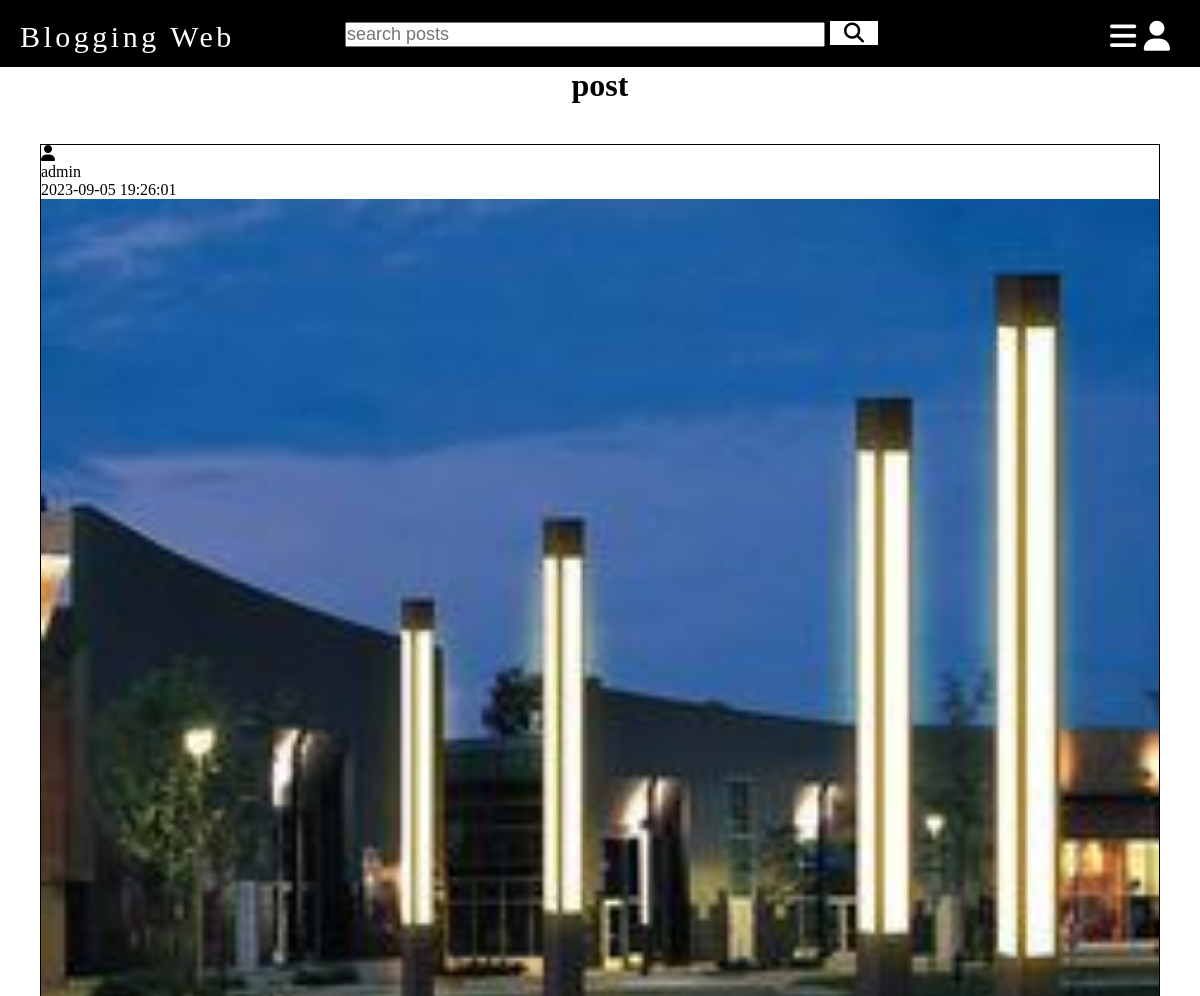
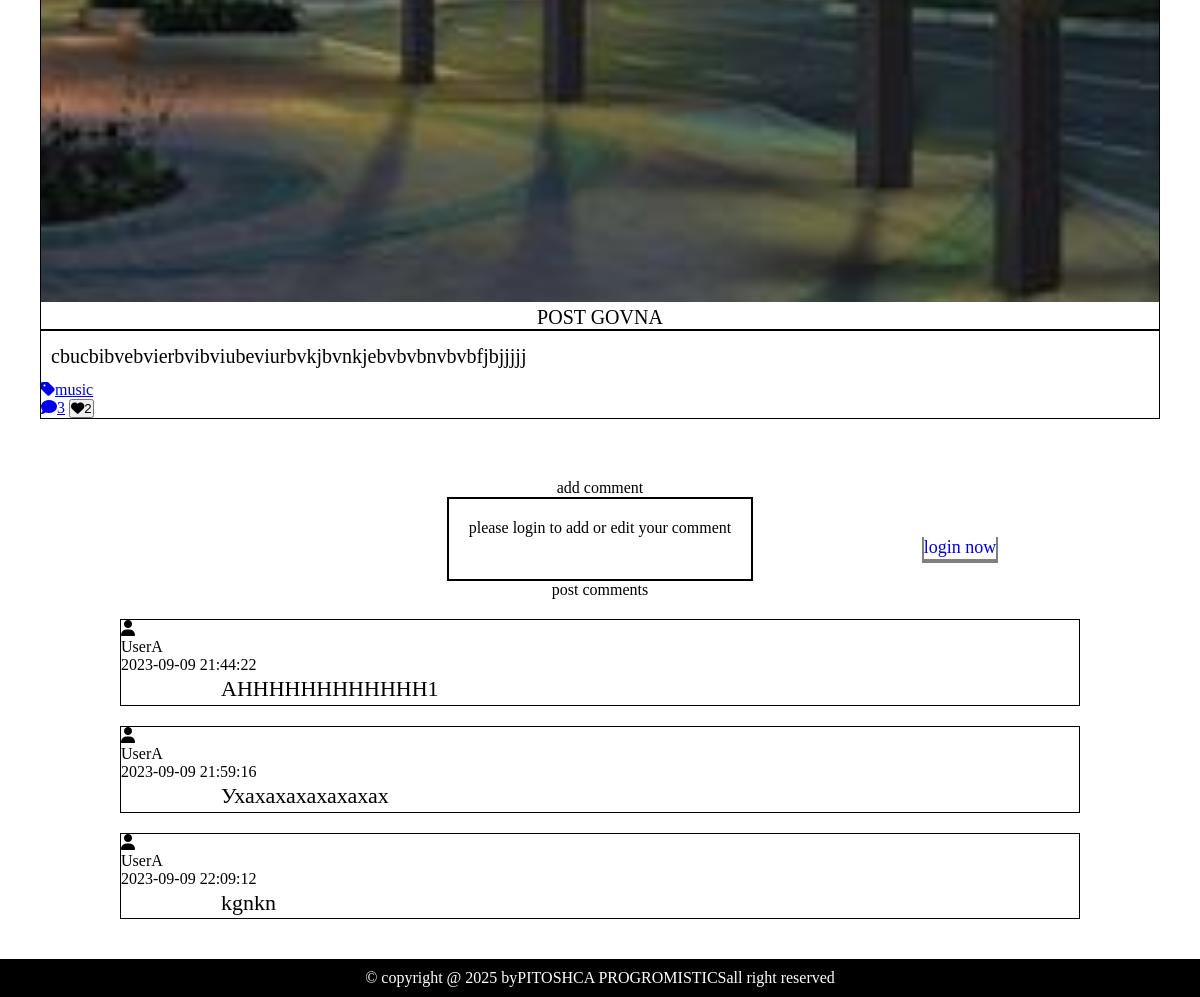
/view_post.php?post_id=9, run on the app's committed database (2 pictures, top to bottom).
### tables this page shows
CREATE TABLE `posts` (
  `id` int(100) NOT NULL,
  `admin_id` int(100) NOT NULL,
  `name` varchar(100) NOT NULL,
  `title` varchar(100) NOT NULL,
  `content` varchar(10000) NOT NULL,
  `category` varchar(50) NOT NULL,
  `image` varchar(100) NOT NULL,
  `date` datetime NOT NULL DEFAULT CURRENT_TIMESTAMP,
  `status` varchar(10) NOT NULL
);

CREATE TABLE `comments` (
  `id` int(100) NOT NULL,
  `post_id` int(100) NOT NULL,
  `admin_id` int(100) NOT NULL,
  `user_id` int(100) NOT NULL,
  `user_name` varchar(50) NOT NULL,
  `comment` varchar(1000) NOT NULL,
  `date` datetime NOT NULL DEFAULT CURRENT_TIMESTAMP
);

### view_post.php (the view, shortened to what this page needs)
<?php
include 'connect.php';
if(isset($_SESSION['user_id'])){
$user_id = $_SESSION['user_id'];
}else{
$user_id = '';
}
if(isset($_GET['post_id'])){
$get_id = $_GET['post_id'];
}else{
$get_id = '';
}
?>
<!DOCTYPE html>
<html lang="en">
<head>
</head>
<body>
<?php include 'user_header.php'; ?>
<h1 class="heading">post</h1>
<section class="posts-grid">
<?php
$select_posts = $conn->prepare("SELECT * FROM `posts` WHERE id = ? AND status = ?");
$select_posts->execute([$get_id, 'active']);
if($select_posts->rowCount() > 0){
while($fetch_posts = $select_posts->fetch(PDO::FETCH_ASSOC)){
$post_id = $fetch_posts['id'];
$count_posts_comments = $conn->prepare("SELECT * FROM `comments` WHERE post_id = ?");
$count_posts_comments->execute([$post_id]);
$total_post_comments = $count_posts_comments->rowCount();
$count_posts_likes = $conn->prepare("SELECT * FROM `likes` WHERE post_id = ?");
$count_posts_likes->execute([$post_id]);
$total_post_likes = $count_posts_likes->rowCount();
?>
<form action="" method="POST">
<div class="admin">
<i class="fas fa-user"></i>
<div class="admin-info">
<a href="author_posts.php?authors=<?= $fetch_posts['name'];?>"><?= $fetch_posts['name'];?></a>
<p><?= $fetch_posts['date'];?></p>
</div>
</div>
<?php
if($fetch_posts['image'] != ''){
?>
<img src="uploaded_img/<?= $fetch_posts['image']; ?>">
<?php
}
?>
<div class="title"><?= $fetch_posts['title']; ?></div>
<div class="content"><?= $fetch_posts['content']; ?></div>
<a class="category" href="category.php?category=<?= $fetch_posts['category']; ?>"><i class="fas fa-tag"></i><span><?= $fetch_posts['category']; ?></span></a>
<div class="cl">
<a href="view_post.php?post_id=<?= $post_id; ?>"><i class="fas fa-comment"></i><span><?= $total_post_comments; ?></span></a>
<button type="submit" name="like_post" ><i class="fas fa-heart"></i><span><?= $total_post_likes; ?></span></button>
</div>
</form>
<?php
}
}else{
echo '<p class="empty">no posts found</p>';
}
?>
</section>
<section class="comments">
   <p class="comment-title">add comment</p>
   <?php
      if($user_id != ''){
         $select_admin_id = $conn->prepare("SELECT * FROM `posts` WHERE id = ?");
         $select_admin_id->execute([$get_id]);
         $fetch_admin_id = $select_admin_id->fetch(PDO::FETCH_ASSOC);
   ?>
   <form action="" method="post" class="add-comment">
      <input type="hidden" name="admin_id" value="<?= $fetch_admin_id['admin_id']; ?>">
      <input type="hidden" name="user_name" value="<?= $fetch_profile['name']; ?>">
      <p class="user"><i class="fas fa-user"></i><a href="update.php"><?= $fetch_profile['name']; ?></a></p>
      <textarea name="comment" maxlength="1000" cols="30" rows="10" placeholder="write your comment" required></textarea>
      <input type="submit" value="add comment" class="inline-btn" name="add_comment">
   </form>
   <?php
   }else{
   ?>
   <div class="add-comment">
      <p>please login to add or edit your comment</p>
      <a href="login.php" class="inline-btn">login now</a>
   </div>
   <?php
      }
   ?>
   <p class="comment-title">post comments</p>
   <div class="user-comments-container">
      <?php
         $select_comments = $conn->prepare("SELECT * FROM `comments` WHERE post_id = ?");
         $select_comments->execute([$get_id]);
         if($select_comments->rowCount() > 0){
            while($fetch_comments = $select_comments->fetch(PDO::FETCH_ASSOC)){
      ?>
      <div class="show-comments" style="<?php if($fetch_comments['user_id'] == $user_id){echo 'order:-1;'; } ?>">
         <div class="comment-user">
            <i class="fas fa-user"></i>
            <div>
               <span><?= $fetch_comments['user_name']; ?></span>
               <div><?= $fetch_comments['date']; ?></div>
            </div>
         </div>
         <div class="comment-box" style="<?php if($fetch_comments['user_id'] == $user_id){echo 'color:var(--white); background:var(--black);'; } ?>"><?= $fetch_comments['comment']; ?></div>
      </div>
      <?php
            }
         }else{
            echo '<p class="empty">no comments added yet!</p>';
         }
      ?>
   </div>
</section>
<?php include 'user_footer.php';?>
</body>
</html>

### view_post.php (style rules this page uses)
* { padding:0; margin:0; box-sizing:border-box; }
body { overflow-x:hidden; }
.posts-grid { display:flex; align-items:center; justify-content:center; flex-wrap:wrap; padding:20px; width:100vw; }
.heading { display:flex; align-items:center; justify-content:center; }
.posts-grid form { width:100vw; word-wrap:break-word; border:1px solid black; margin:20px; }
form img { width:100%; }
.title { display:flex; align-items:center; justify-content:center; border-bottom:2px solid black; font-size:20px; }
.content { font-size:20px; line-height:1.5em; padding:10px; }
.admin-info a { color:black; text-decoration:none; }
.comments { display:flex; align-items:center; justify-content:center; flex-direction:column; padding:20px; }
.comments .add-comment { display:flex; align-items:center; justify-content:center; flex-direction:column; padding:20px; border:2px solid black; }
.inline-btn { position:relative; right:-30vw; text-decoration:none; font-size:18px; border-bottom:1px solid white; transition:0.3s; box-shadow:0px 2px 0px 2px grey; }
.show-comments { border:1px solid black; width:80vw; margin:20px 0px; }
.comment-box { position:relative; left:100px; font-size:22px; width:50vw; word-wrap:break-word; line-height:1.4em; }

### user_header.php (style rules this page uses)
* { padding:0; margin:0; box-sizing:border-box; }
body { overflow-x:hidden; }

### data on the page
posts: name "admin", date "2023-09-05 19:26:01", image (picture), title "POST GOVNA", content "cbucbibvebvierbvibviubeviurbvkjbvnkjebvbvbnvbvbfjbjjjjj", category "music", total_post_comments "3", total_post_likes "2"
comments: user_name "UserA", date "2023-09-09 21:44:22", comment "AHHHHHHHHHHHH1"
comments: user_name "UserA", date "2023-09-09 21:59:16", comment "Ухахахахахахахах"
comments: user_name "UserA", date "2023-09-09 22:09:12", comment "kgnkn"
